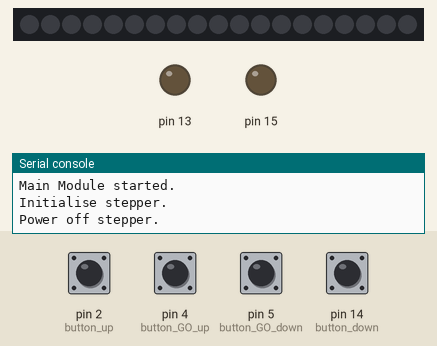
Simulated run of this program. Board: MicroPython board. Parts: 19 RGB LEDs in strip order, left to right, output pins drawn as LEDs (lit = HIGH), the last lines printed to the serial console. Inputs (shaded band) come from the test bench; at power-on: pin 2 (button_up), pin 4 (button_GO_up), pin 5 (button_GO_down), pin 14 (button_down) HIGH. The clock reads 2024-03-15 10:24:30 at power-on unless the program sets it; pins used as bus, display or sensor lines are not drawn.

Above: at 1.2 s.
1.3 s: pin 4 (button_GO_up) pulled LOW for 0.15 s
At 2.6 s:
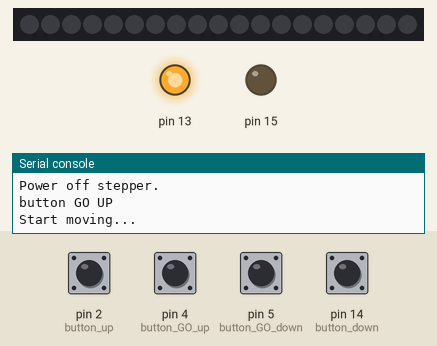
2.9 s: pin 2 (button_up) pulled LOW for 0.15 s
At 3.3 s:
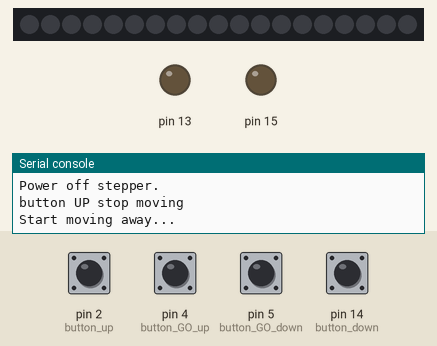
6.1 s: pin 14 (button_down) pulled LOW for 0.15 s
At 6.9 s:
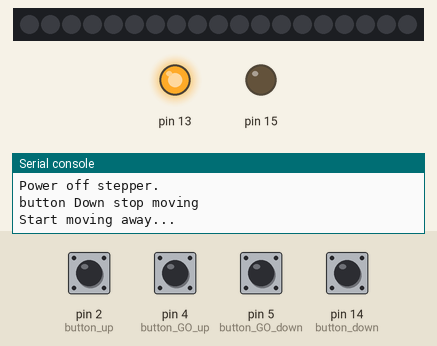
7.7 s: pin 2 (button_up) pulled LOW for 1 s
At 8.1 s:
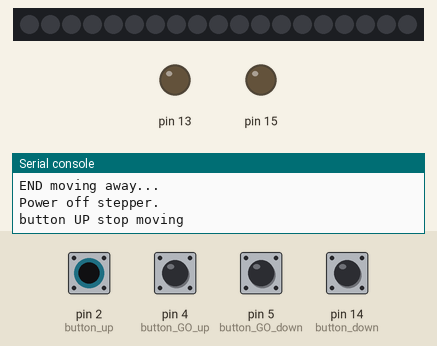
10.2 s: pin 4 (button_GO_up) pulled LOW for 1 s
At 12.0 s:
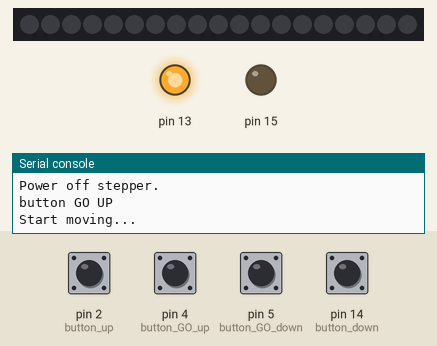
Timing chart, 0 to 13.5 s (numbered marks = the images above; inputs shaded):
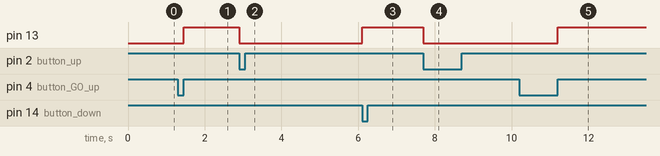

Measured:
- after the input at 1.3 s, pin 13: LOW → HIGH after 0.15 s
- after the input at 2.9 s, pin 13: HIGH → LOW at once
- after the input at 6.1 s, pin 13: LOW → HIGH at once
- after the input at 7.7 s, pin 13: HIGH → LOW at once
- after the input at 10.2 s, pin 13: LOW → HIGH after 1.0 s

The program:

main.py
```python
import utime
from machine import Pin
import neopixel


def wait_pin_change(pin):
    # wait for pin to change value
    # it needs to be stable for a continuous 20ms
    cur_value = pin.value()
    active = 0
    while active < 20:
        if pin.value() != cur_value:
            active += 1
        else:
            active = 0
        # utime.sleep_ms(100)


def debug1():
    global button_GO_up
    global button_GO_down
    global button_up
    global button_down
    #global button_STOP
    print('button_up: ' + str(button_up.value()))
    print('button_down: ' + str(button_down.value()))
    print('button_GO_up: ' + str(button_GO_up.value()))
    print('button_GO_down: ' + str(button_GO_down.value()))
    #print('button_STOP: ' + str(button_STOP.value()))
    print('---------------------------------------------')


class Stepper:
    """Class for stepper motor driven by Easy Driver."""

    def __init__(self, step_pin, dir_pin, sleep_pin):
        print("""Initialise stepper.""")
        self.stp = Pin(step_pin, Pin.OUT)
        self.dir = Pin(dir_pin, Pin.OUT)
        self.slp = Pin(sleep_pin, Pin.OUT)

    def power_on(self):
        print("""Power on stepper.""")
        self.slp.value(1)

    def power_off(self):
        print("""Power off stepper.""")
        self.slp.value(0)

    def direction(self, direct):
        if direct == 'UP':
            self.dir.value(1)
        else:
            self.dir.value(0)

    def move(self):
        delay = 900  # το καταλληλο delay
        print("""Start moving...""")
        while button_up.value() and button_down.value():
            self.stp.value(1)
            utime.sleep_us(delay)
            self.stp.value(0)
            utime.sleep_us(delay)
        self.stp.value(0)  # αυτο για να σβηνει το φωτακι του run , ενας θεος ξερει γιατι
        print("""END moving...""")
        self.power_off()

    def move_away(self):
        utime.sleep(0.2)
        delay = 900  # το καταλληλο delay
        print("""Start moving away...""")
        t_end = utime.time() + 0.5  # συν ενα δευτερολεπτο
        while utime.time() < t_end:
            self.stp.value(1)
            utime.sleep_us(delay)
            self.stp.value(0)
            utime.sleep_us(delay)
        self.stp.value(0)  # αυτο για να σβηνει το φωτακι του run , ενας θεος ξερει γιατι
        print("""END moving away...""")
        self.power_off()


def wheel(pos):
    # Input a value 0 to 255 to get a color value.
    # The colours are a transition r - g - b - back to r.
    if pos < 0 or pos > 255:
        return (0, 0, 0)
    if pos < 85:
        return (255 - pos * 3, pos * 3, 0)
    if pos < 170:
        pos -= 85
        return (0, 255 - pos * 3, pos * 3)
    pos -= 170
    return (pos * 3, 0, 255 - pos * 3)


def rainbow_cycle(wait):
    for j in range(255):
        for i in range(n):
            rc_index = (i * 256 // n) + j
            np[i] = wheel(rc_index & 255)
        np.write()
        utime.sleep_ms(wait)


def main():
    print('Main Module started.')
    global button_up
    global button_down
    button_up = Pin(2, Pin.IN)
    button_down = Pin(14, Pin.IN, Pin.PULL_UP)
    global button_GO_up
    global button_GO_down
    button_GO_up = Pin(4, Pin.IN, Pin.PULL_UP)
    button_GO_down = Pin(5, Pin.IN, Pin.PULL_UP)
    # global button_STOP
    # button_STOP = Pin(0, Pin.IN, Pin.PULL_UP)


    motor_move = 12  # Declare pin for movement
    motor_rotat = 13  # Declarepin for rotation
    motor_enable = 15  # Declare pin for enable

    motor1 = Stepper(motor_move, motor_rotat, motor_enable)
    motor1.power_off()
    global n
    global p

    n = 19
    p = 0
    global np
    np = neopixel.NeoPixel(Pin(p), n)

    while True:
        # rainbow_cycle(1)
        # rainbow_cycle(1)
        # if not button_STOP.value():
        #     print('button STOP')
        #     wait_pin_change(button_STOP)
        #     # debug1()

        if not button_GO_up.value():
            print('button GO UP')
            wait_pin_change(button_GO_up)
            motor1.direction('UP')
            motor1.move()
            # debug1()

        if not button_GO_down.value():  # working
            print('button Go Down')
            wait_pin_change(button_GO_down)
            motor1.direction('DOWN')
            motor1.move()
            # debug1()

        if not button_up.value():
            print('button UP stop moving')
            # wait_pin_change(button_up)
            motor1.direction('DOWN')
            motor1.move_away()
            # debug1()

        if not button_down.value():
            print('button Down stop moving')
            # wait_pin_change(button_down)
            motor1.direction('UP')
            motor1.move_away()
            # debug1()

        # utime.sleep_ms(100)


if __name__ == '__main__':
    main()
```
